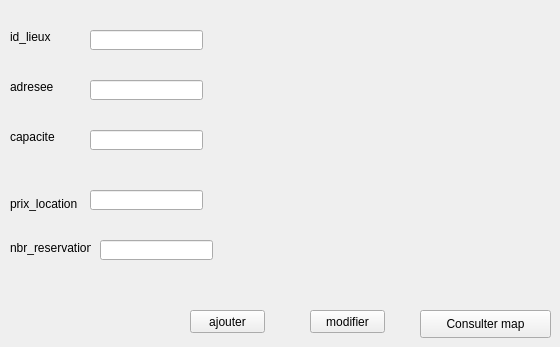
      <widget class="QWidget" name="tab">
       <attribute name="title">
        <string>ajouter</string>
       </attribute>
       <widget class="QLabel" name="label">
        <property name="geometry">
         <rect>
          <x>10</x>
          <y>30</y>
          <width>47</width>
          <height>14</height>
         </rect>
        </property>
        <property name="text">
         <string>id_lieux</string>
        </property>
       </widget>
       <widget class="QLabel" name="label_2">
        <property name="geometry">
         <rect>
          <x>10</x>
          <y>80</y>
          <width>47</width>
          <height>14</height>
         </rect>
        </property>
        <property name="text">
         <string>adresee</string>
        </property>
       </widget>
       <widget class="QLabel" name="label_3">
        <property name="geometry">
         <rect>
          <x>10</x>
          <y>130</y>
          <width>47</width>
          <height>14</height>
         </rect>
        </property>
        <property name="text">
         <string>capacite</string>
        </property>
       </widget>
       <widget class="QLabel" name="label_4">
        <property name="geometry">
         <rect>
          <x>10</x>
          <y>194</y>
          <width>111</width>
          <height>20</height>
         </rect>
        </property>
        <property name="text">
         <string>prix_location</string>
        </property>
       </widget>
       <widget class="QPushButton" name="leajouter">
        <property name="geometry">
         <rect>
          <x>190</x>
          <y>310</y>
          <width>75</width>
          <height>23</height>
         </rect>
        </property>
        <property name="text">
         <string>ajouter</string>
        </property>
       </widget>
       <widget class="QLineEdit" name="le_id">
        <property name="geometry">
         <rect>
          <x>90</x>
          <y>30</y>
          <width>113</width>
          <height>20</height>
         </rect>
        </property>
       </widget>
       <widget class="QLineEdit" name="leadresee">
        <property name="geometry">
         <rect>
          <x>90</x>
          <y>80</y>
          <width>113</width>
          <height>20</height>
         </rect>
        </property>
       </widget>
       <widget class="QLineEdit" name="lecapacite">
        <property name="geometry">
         <rect>
          <x>90</x>
          <y>130</y>
          <width>113</width>
          <height>20</height>
         </rect>
        </property>
       </widget>
       <widget class="QLineEdit" name="leprix">
        <property name="geometry">
         <rect>
          <x>90</x>
          <y>190</y>
          <width>113</width>
          <height>20</height>
         </rect>
        </property>
       </widget>
       <widget class="QPushButton" name="modifier">
        <property name="geometry">
         <rect>
          <x>310</x>
          <y>310</y>
          <width>75</width>
          <height>23</height>
         </rect>
        </property>
        <property name="text">
         <string>modifier</string>
        </property>
       </widget>
       <widget class="QLabel" name="label_5">
        <property name="geometry">
         <rect>
          <x>10</x>
          <y>240</y>
          <width>81</width>
          <height>16</height>
         </rect>
        </property>
        <property name="text">
         <string>nbr_reservation</string>
        </property>
       </widget>
       <widget class="QLineEdit" name="le_nbr_reservation">
        <property name="geometry">
         <rect>
          <x>100</x>
          <y>240</y>
          <width>113</width>
          <height>20</height>
         </rect>
        </property>
       </widget>
       <widget class="QPushButton" name="pushButton_2">
        <property name="geometry">
         <rect>
          <x>420</x>
          <y>310</y>
          <width>131</width>
          <height>28</height>
         </rect>
        </property>
        <property name="text">
         <string>Consulter map</string>
        </property>
       </widget>
      </widget>
